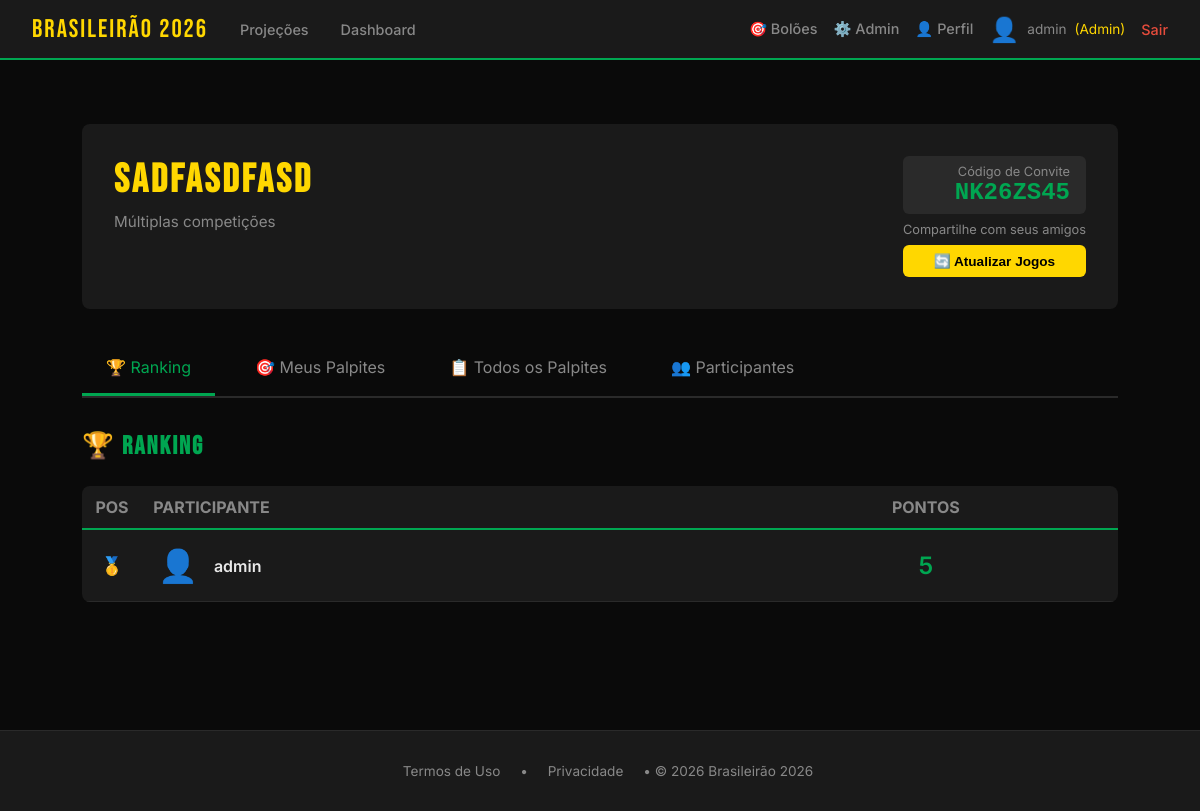
The page /bolao/13 (signed in) on the database its author committed.
### app/models.py (models this page shows, shortened)
class Usuario(UserMixin, db.Model):
    id = db.Column(db.Integer, primary_key=True)
    username = db.Column(db.String(80), unique=True, nullable=False)
    email = db.Column(db.String(120), unique=True, nullable=True)
    nome_completo = db.Column(db.String(200), nullable=True)
    password_hash = db.Column(db.String(200), nullable=False)
    is_admin = db.Column(db.Boolean, default=False)
    termos_aceitos_em = db.Column(db.DateTime)
    avatar_tipo = db.Column(db.String(20), default='sugerido')  # sugerido, upload
    avatar_sugerido_id = db.Column(db.Integer, db.ForeignKey('avatar_sugerido.id'), nullable=True)
    avatar_custom_url = db.Column(db.String(200), nullable=True)
    time_coracao_id = db.Column(db.Integer, db.ForeignKey('time.id'), nullable=True)
    tipo = db.Column(db.String(20), default='participante')  # admin, dono, participante
    status = db.Column(db.String(20), default='ativo')  # ativo, suspenso
    data_cadastro = db.Column(db.DateTime, default=db.func.now())

class Bolao(db.Model):
    id = db.Column(db.Integer, primary_key=True)
    nome = db.Column(db.String(100), nullable=False)
    competicao_id = db.Column(db.Integer, db.ForeignKey('competicao.id'), nullable=False)
    dono_id = db.Column(db.Integer, db.ForeignKey('usuario.id'), nullable=False)
    codigo_convite = db.Column(db.String(10), unique=True, nullable=False)
    regra_pontuacao_id = db.Column(db.Integer, db.ForeignKey('regra_pontuacao.id'), nullable=False)
    tipo_acesso = db.Column(db.String(20), default='publico')  # publico, privado
    tipo_bolao = db.Column(db.String(30), default='campeonato_completo')  # campeonato_completo, time_campeonato, time_ano_completo
    time_especifico_id = db.Column(db.Integer, db.ForeignKey('time.id'), nullable=True)
    ano = db.Column(db.Integer, nullable=True)
    status_pagamento = db.Column(db.String(20), default='pendente')  # pendente, aprovado, recusado
    valor_pago = db.Column(db.Float, default=0.0)
    data_pagamento = db.Column(db.DateTime, nullable=True)
    status = db.Column(db.String(20), default='ativo')  # ativo, encerrado
    data_criacao = db.Column(db.DateTime, default=db.func.now())
    competicao = db.relationship('Competicao', backref='boloes')
    dono = db.relationship('Usuario', foreign_keys=[dono_id], backref='boloes_criados')
    regra = db.relationship('RegraPontuacao', backref='boloes')
    participantes = db.relationship('ParticipanteBolao', backref='bolao', lazy='dynamic')
    time_especifico = db.relationship('Time', backref='boloes_time')  # NOVO relacionamento

class ParticipanteBolao(db.Model):
    id = db.Column(db.Integer, primary_key=True)
    bolao_id = db.Column(db.Integer, db.ForeignKey('bolao.id'), nullable=False)
    usuario_id = db.Column(db.Integer, db.ForeignKey('usuario.id'), nullable=False)
    data_entrada = db.Column(db.DateTime, default=db.func.now())
    pontos_totais = db.Column(db.Integer, default=0)
    usuario = db.relationship('Usuario', backref='participacoes')

### app/routes.py (the view)
@bp.route('/bolao/<int:bolao_id>')
@login_required
def bolao_detalhes(bolao_id):
    from app.models import Bolao, ParticipanteBolao, Palpite
    bolao = Bolao.query.get_or_404(bolao_id)
    eh_dono = bolao.dono_id == current_user.id
    participa = ParticipanteBolao.query.filter_by(
        bolao_id=bolao_id,
        usuario_id=current_user.id
    ).first() is not None
    if not eh_dono and not participa:
        return redirect('/meus_boloes')
    if bolao.tipo_bolao == 'campeonato_completo':
        jogos = Jogo.query.filter_by(competicao_id=bolao.competicao_id).order_by(Jogo.data).all()
    elif bolao.tipo_bolao == 'time_campeonato':
        jogos = Jogo.query.filter(
            ((Jogo.time_casa_id == bolao.time_especifico_id) | (Jogo.time_fora_id == bolao.time_especifico_id)),
            Jogo.competicao_id == bolao.competicao_id
        ).order_by(Jogo.data).all()
    elif bolao.tipo_bolao == 'time_ano_completo':
        jogos = Jogo.query.join(Competicao).filter(
            ((Jogo.time_casa_id == bolao.time_especifico_id) | (Jogo.time_fora_id == bolao.time_especifico_id)),
            Competicao.ano == bolao.ano
        ).order_by(Jogo.data).all()
    else:
        jogos = []
    palpites_usuario = {}
    palpites = Palpite.query.filter_by(bolao_id=bolao_id, usuario_id=current_user.id).all()
    for p in palpites:
        palpites_usuario[p.jogo_id] = p
    solicitacoes_pendentes = []
    if eh_dono:
        solicitacoes_pendentes = SolicitacaoEntrada.query.filter_by(
            bolao_id=bolao_id,
            status='pendente'
        ).all()
    from app.models import Palpite
    todos_palpites = Palpite.query.filter_by(bolao_id=bolao_id).all()
    return render_template('bolao_detalhes.html',
                         bolao=bolao,
                         eh_dono=eh_dono,
                         jogos=jogos,
                         palpites_usuario=palpites_usuario,
                         solicitacoes_pendentes=solicitacoes_pendentes,
                         todos_palpites=todos_palpites,
                         agora=datetime.now().strftime('%Y-%m-%dT%H:%M:%S'))

### app/__init__.py (called while the page is built)
@login_manager.user_loader
def load_user(user_id):
    from app.models import Usuario
    return Usuario.query.get(int(user_id))

### app/templates/bolao_detalhes.html (shortened to what this page needs)
{% extends "base.html" %}
{% block content %}
<div style="max-width: 1200px; margin: 2rem auto;">
    <div style="background: var(--cinza); padding: 2rem; border-radius: 8px; margin-bottom: 2rem;">
        <div style="display: flex; justify-content: space-between; align-items: start;">
            <div>
                <h1 style="margin-bottom: 0.5rem;">{{ bolao.nome }}</h1>
                <div style="color: var(--texto-fraco); font-size: 0.95rem;">
                    {{ bolao.competicao.nome if bolao.competicao else 'Múltiplas competições' }}
                </div>
            </div>
            <div style="text-align: right;">
                <div style="background: var(--cinza-medio); padding: 0.5rem 1rem; border-radius: 6px; margin-bottom: 0.5rem;">
                    <div style="font-size: 0.8rem; color: var(--texto-fraco);">Código de Convite</div>
                    <div style="font-size: 1.5rem; font-weight: 600; color: var(--verde); font-family: monospace;">
                        {{ bolao.codigo_convite }}
                    </div>
                </div>
                <div style="font-size: 0.8rem; color: var(--texto-fraco);">
                    Compartilhe com seus amigos
                </div>
                {% if eh_dono %}
                <button onclick="atualizarJogosBolao({{ bolao.id }})" id="btn-atualizar-jogos"
                    style="margin-top: 0.5rem; width: 100%; background: var(--amarelo); color: #000; border: none;
                           padding: 0.5rem 1rem; border-radius: 6px; font-weight: 600; cursor: pointer; font-size: 0.85rem;">
                    🔄 Atualizar Jogos
                </button>
                {% endif %}
            </div>
        </div>
    </div>
    <div style="display: flex; gap: 1rem; margin-bottom: 2rem; border-bottom: 2px solid var(--cinza-medio);">
        <a href="#" onclick="mostrarTab('ranking'); return false;" id="tab-ranking"
           style="padding: 1rem 1.5rem; text-decoration: none; color: var(--verde); border-bottom: 3px solid var(--verde);">
            🏆 Ranking
        </a>
        <a href="#" onclick="mostrarTab('palpites'); return false;" id="tab-palpites"
           style="padding: 1rem 1.5rem; text-decoration: none; color: var(--texto-fraco); border-bottom: 3px solid transparent;">
            🎯 Meus Palpites
        </a>
        <a href="#" onclick="mostrarTab('todos-palpites'); return false;" id="tab-todos-palpites"
           style="padding: 1rem 1.5rem; text-decoration: none; color: var(--texto-fraco); border-bottom: 3px solid transparent;">
            📋 Todos os Palpites
        </a>
        {% if eh_dono %}
        <a href="#" onclick="mostrarTab('participantes'); return false;" id="tab-participantes"
           style="padding: 1rem 1.5rem; text-decoration: none; color: var(--texto-fraco); border-bottom: 3px solid transparent;">
            👥 Participantes
        </a>
        {% endif %}
    </div>
    <div id="content-ranking">
        <h2 style="margin-bottom: 1.5rem;">🏆 Ranking</h2>
        {% if bolao.participantes.count() > 0 %}
        <div style="background: var(--cinza); border-radius: 8px; overflow: hidden;">
            <table style="width: 100%; border-collapse: collapse;">
                <thead>
                    <tr style="border-bottom: 2px solid var(--verde);">
                        <th style="text-align: center; padding: 0.7rem; color: var(--texto-fraco); width: 60px;">POS</th>
                        <th style="text-align: left; padding: 0.7rem; color: var(--texto-fraco);">PARTICIPANTE</th>
                        <th style="text-align: center; padding: 0.7rem; color: var(--texto-fraco);">PONTOS</th>
                    </tr>
                </thead>
                <tbody>
                    {% set participantes_ordenados = bolao.participantes.all()|sort(attribute='pontos_totais', reverse=True) %}
                    {% for part in participantes_ordenados %}
                    <tr style="border-bottom: 1px solid var(--cinza-medio);">
                        <td style="text-align: center; padding: 1rem; font-weight: 600; font-size: 1.1rem;">
                            {% if loop.index == 1 %}
                                <span style="color: var(--amarelo);">🥇</span>
                            {% elif loop.index == 2 %}
                                <span style="color: #C0C0C0;">🥈</span>
                            {% elif loop.index == 3 %}
                                <span style="color: #CD7F32;">🥉</span>
                            {% else %}
                                {{ loop.index }}º
                            {% endif %}
                        </td>
                        <td style="padding: 1rem;">
                            <div style="display: flex; align-items: center; gap: 1rem;">
                                <span style="font-size: 2rem;">
                                    {% if part.usuario.avatar_tipo == 'sugerido' and part.usuario.avatar_sugerido_id %}
                                        {{ ['⚽', '🏆', '👟', '🥅', '🔥', '⭐', '⚡', '💪', '🎯', '👊', '🚀', '💎'][part.usuario.avatar_sugerido_id - 1] }}
                                    {% elif part.usuario.avatar_tipo == 'upload' and part.usuario.avatar_custom_url %}
                                        <img src="{{ part.usuario.avatar_custom_url }}" style="width: 40px; height: 40px; border-radius: 50%; object-fit: cover;">
                                    {% else %}
                                        👤
                                    {% endif %}
                                </span>
                                <div>
                                    <div style="font-weight: 600;">{{ part.usuario.nome_completo or part.usuario.username }}</div>
                                </div>
                            </div>
                        </td>
                        <td style="text-align: center; padding: 1rem;">
                            <div style="font-size: 1.5rem; font-weight: 600; color: var(--verde);">
                                {{ part.pontos_totais }}
                            </div>
                        </td>
                    </tr>
                    {% endfor %}
                </tbody>
            </table>
        </div>
        {% else %}
        <div style="text-align: center; padding: 3rem; color: var(--texto-fraco);">
            <div style="font-size: 3rem; margin-bottom: 1rem;">👥</div>
            <p>Nenhum participante ainda.</p>
            <p style="margin-top: 0.5rem;">Compartilhe o código <strong>{{ bolao.codigo_convite }}</strong> com seus amigos!</p>
        </div>
        {% endif %}
    </div>
                    {% set rodadas = [] %}
                    {% for jogo in jogos %}
                        {% set rodada_num = jogo.rodada.replace('Regular Season - ', '').replace('Rodada ', '') %}
                        {% if rodada_num not in rodadas %}
                            {% set _ = rodadas.append(rodada_num) %}
                        {% endif %}
                    {% endfor %}
</div>
{% endblock %}

### app/templates/base.html (shortened to what this page needs)
<!DOCTYPE html>
<html lang="pt-BR">
<head>
</head>
<body>
    <nav>
        <a href="/" class="logo">Brasileirão 2026</a>
        <a href="/projecoes">Projeções</a>
        <a href="/dashboard">Dashboard</a>
        <div style="margin-left: auto; display: flex; align-items: center; gap: 1rem;">
            {% if current_user.is_authenticated %}
                <a href="/meus_boloes">🎯 Bolões</a>
                    {% if current_user.is_admin %}
                        <a href="/admin/competicoes">⚙️ Admin</a>
                    {% endif %}
                <a href="/perfil">👤 Perfil</a>
                <span style="display: flex; align-items: center; gap: 0.5rem; color: var(--texto-fraco); font-size: 0.85rem;">
                    {% if current_user.avatar_tipo == 'sugerido' and current_user.avatar_sugerido_id %}
                        <span style="font-size: 1.5rem;">{{ ['⚽', '🏆', '👟', '🥅', '🔥', '⭐', '⚡', '💪', '🎯', '👊', '🚀', '💎'][current_user.avatar_sugerido_id - 1] }}</span>
                    {% elif current_user.avatar_tipo == 'upload' and current_user.avatar_custom_url %}
                        <img src="{{ current_user.avatar_custom_url }}" style="width: 30px; height: 30px; border-radius: 50%; object-fit: cover;">
                    {% else %}
                        <span style="font-size: 1.5rem;">👤</span>
                    {% endif %}
                    {{ current_user.username }}
                    {% if current_user.is_admin %}
                        <span style="color: var(--amarelo);">(Admin)</span>
                    {% endif %}
                </span>
                <a href="/logout" style="color: #e74c3c;">Sair</a>
            {% else %}
                <a href="/login">Login</a>
                <a href="/registro">Criar Conta</a>
            {% endif %}
        </div>
    </nav>
    <div class="container">
        {% block content %}{% endblock %}
    </div>
    <footer style="background: var(--cinza); padding: 2rem; margin-top: 4rem; text-align: center; border-top: 1px solid var(--cinza-medio);">
        <div style="color: var(--texto-fraco); font-size: 0.85rem;">
            <a href="/termos" style="color: var(--texto-fraco); text-decoration: none; margin: 0 1rem;">Termos de Uso</a>
            •
            <a href="/privacidade" style="color: var(--texto-fraco); text-decoration: none; margin: 0 1rem;">Privacidade</a>
            •
            <span>© 2026 Brasileirão 2026</span>
        </div>
    </footer>
</body>
</html>

### app/templates/base.html (style rules this page uses)
:root { --verde: #00a651; --amarelo: #ffd700; --azul: #003087; --escuro: #0a0a0a; --cinza: #1a1a1a; --cinza-medio: #2a2a2a; --texto: #e8e8e8; --texto-fraco: #888; }
* { margin: 0; padding: 0; box-sizing: border-box; }
body { background: var(--escuro); color: var(--texto); font-family: 'Inter', sans-serif; min-height: 100vh; }
nav { background: var(--cinza); border-bottom: 2px solid var(--verde); padding: 0 2rem; display: flex; align-items: center; gap: 2rem; height: 60px; }
nav .logo { font-family: 'Bebas Neue', sans-serif; font-size: 1.6rem; color: var(--amarelo); letter-spacing: 2px; text-decoration: none; }
nav a { color: var(--texto-fraco); text-decoration: none; font-size: 0.9rem; font-weight: 500; transition: color 0.2s; }
.container { max-width: 1100px; margin: 0 auto; padding: 2rem; }
h1 { font-family: 'Bebas Neue', sans-serif; font-size: 2.5rem; letter-spacing: 3px; color: var(--amarelo); margin-bottom: 1.5rem; }
h2 { font-family: 'Bebas Neue', sans-serif; font-size: 1.6rem; letter-spacing: 2px; color: var(--verde); margin-bottom: 1rem; }

### rows shown on the page
Usuario: username "admin"
Bolao: nome "sadfasdfasd", codigo_convite "NK26ZS45"
ParticipanteBolao: usuario "admin", pontos_totais "5"

### other values the page prints
{{ bolao.competicao.nome if bolao.competicao else 'Múltiplas competições' }} "Múltiplas competições"
